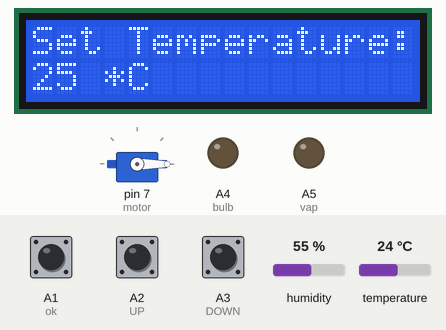
Recording of a sketch running on a simulated Arduino Uno, built with avr-gcc and run on an emulated ATmega328P. Parts: 16×2 character LCD, servo, output pins drawn as LEDs (lit = HIGH). The test bench sets the inputs (shaded band); at power-on: A1 (ok) HIGH, humidity 55 %, temperature 24 °C, A2 (UP) HIGH, A3 (DOWN) HIGH.

Above: at 2.8 s.
2.9 s: A1 (ok) pulled LOW for 1 s
At 5.1 s:
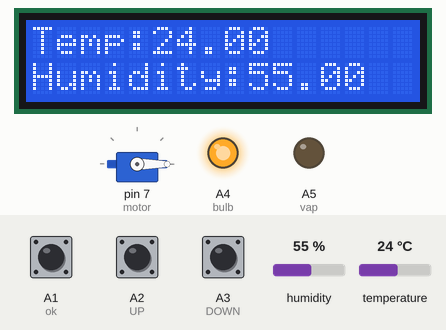
5.4 s: humidity set to 36 %
At 6.2 s:
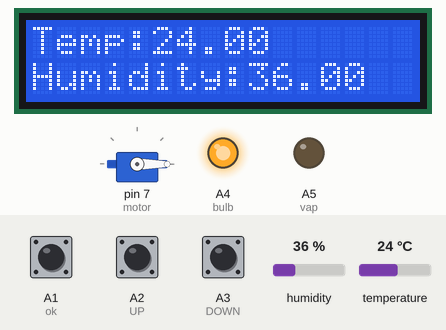
7.0 s: humidity set to 33 %
At 9.5 s:
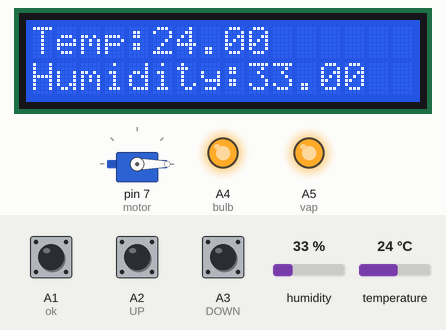
9.8 s: temperature set to 25.3 °C
At 10.9 s:
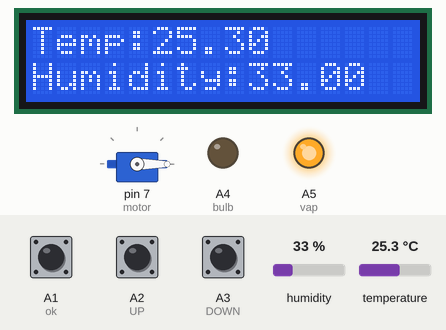
11.7 s: temperature set to 12 °C
At 13.7 s:
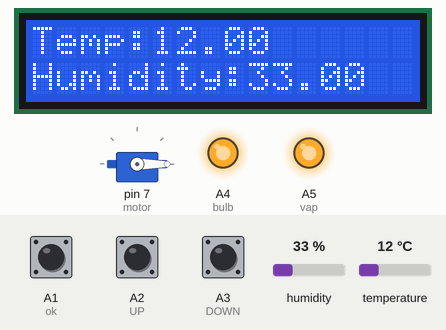
Timing chart, 0 to 14.9 s (numbered marks = the images above; inputs shaded):
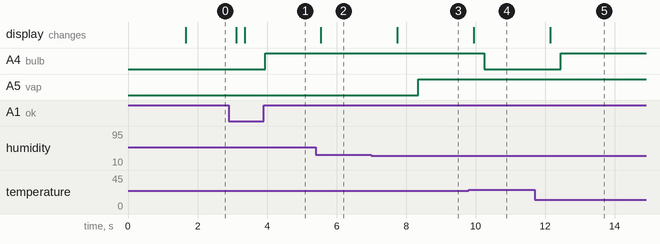

The sketch:

SIH_Function1.ino
```cpp
#include <LiquidCrystal_I2C.h>
LiquidCrystal_I2C lcd(0x27,16,2);
#include <LiquidCrystal.h>
#include <Servo.h>
#include <Wire.h>
#include <dht.h>
#define DHT22 A0
//motor.attach(7);
const int ok = A1;
const int UP = A2;
const int DOWN = A3;
const int bulb = A4;
const int vap = A5;

int ack = 0;
int pos = 0;
int sec = 0;
int Min = 0;
int hrs = 0;

int T_threshold = 25;
int H_threshold = 35;
int SET = 0;
int Direction = 0;
boolean T_condition = true;
boolean H_condition = true;

Servo motor;
dht DHT;
void setup()
{

// initialize the lcd
lcd.init();
lcd.backlight();
pinMode(ok, INPUT);
pinMode(UP, INPUT);
pinMode(DOWN, INPUT);
pinMode(bulb, OUTPUT);
pinMode(vap, OUTPUT);
digitalWrite(bulb, LOW);
digitalWrite(vap, LOW);
digitalWrite(ok, HIGH);
digitalWrite(UP, HIGH);
digitalWrite(DOWN, HIGH);
motor.attach(7);
motor.write(pos);
lcd.begin(16, 2);
Serial.begin(9600);
lcd.setCursor(5, 0);
lcd.print("Digital");
lcd.setCursor(4, 1);
lcd.print("Incubator");
delay(1500);
}
void loop()
{
if (SET == 0)
{
lcd.clear();
lcd.setCursor(0, 0);
lcd.print("Set Temperature:");
lcd.setCursor(0, 1);
lcd.print(T_threshold);
lcd.print(" *C");
while (T_condition)
{
if (digitalRead(UP) == LOW)
{
T_threshold = T_threshold + 1;
lcd.setCursor(0, 1);
lcd.print(T_threshold);
lcd.print(" *C");
delay(200);
}
if (digitalRead(DOWN) == LOW)
{
T_threshold = T_threshold - 1;
lcd.setCursor(0, 1);
lcd.print(T_threshold);
lcd.print(" *C");
delay(200);
}
if (digitalRead(ok) == LOW)
{
delay(200);
T_condition = false;
}
}
lcd.clear();
lcd.setCursor(0, 0);
lcd.print("Set Humidity:");
lcd.setCursor(0, 1);
lcd.print(H_threshold);
lcd.print("%");
delay(100);
while (H_condition)
{
if (digitalRead(UP) == LOW)
{
H_threshold = H_threshold + 1;
lcd.setCursor(0, 1);
lcd.print(H_threshold);
lcd.print("%");
delay(100);
}
if (digitalRead(DOWN) == LOW)
{
H_threshold = H_threshold - 1;
lcd.setCursor(0, 1);
lcd.print(H_threshold);
lcd.print("%");
delay(200);
}
if (digitalRead(ok) == LOW)
{
delay(100);
H_condition = false;
}
}
SET = 1;
}
ack = 0;
int chk = DHT.read22(DHT22);
switch (chk)
{
case DHTLIB_ERROR_CONNECT:
ack = 1;
break;
}
if (ack == 0)
{
lcd.clear();
lcd.setCursor(0, 0);
lcd.print("Temp:");
lcd.print(DHT.temperature);
lcd.setCursor(0, 1);
lcd.print("Humidity:");
lcd.print(DHT.humidity);
if (DHT.temperature >= T_threshold)
{
delay(300);
if (DHT.temperature >= T_threshold)
{
digitalWrite(bulb, LOW);
}
}
if (DHT.humidity >= H_threshold)
{
delay(300);
if (DHT.humidity >= H_threshold)
{
digitalWrite(vap, LOW);
}
}
if (DHT.temperature < T_threshold)
{
delay(300);
if (DHT.temperature < T_threshold)
{
digitalWrite(bulb, HIGH);
}
}
if (DHT.humidity < H_threshold)
{
delay(300);
if (DHT.humidity < H_threshold)
{
digitalWrite(vap, HIGH);
}
}
sec = sec + 1;
if (sec == 60)
{
sec = 0;
Min = Min + 1;
}
if (Min == 60)
{
Min = 0;
hrs = hrs + 1;
}
if (hrs == 8 && Min == 0 && sec == 0)
{
for (pos = 0; pos <= 180; pos += 1)
{
motor.write(pos);
delay(25);
}
}
if (hrs == 16 && Min == 0 && sec == 0)
{
hrs = 0;
for (pos = 180; pos >= 0; pos -= 1)
{
motor.write(pos);
delay(25);
}
}
}
if (ack == 1)
{
lcd.clear();
lcd.setCursor(0, 0);
lcd.print("No Sensor data.");
lcd.setCursor(0, 1);
lcd.print("System Halted.");
digitalWrite(bulb, LOW);
digitalWrite(vap, LOW);
}
delay(100);
}
```

Measured:
- the behaviour switches between 35 and 34 % on humidity (found by bisection; images 2 and 3)
- the behaviour switches between 24.9 and 25 °C on temperature (found by bisection; images 3 and 4)
- after the input at 2.9 s, A4 (bulb): LOW → HIGH after 1.1 s; the display: first changes after 0.22 s (image 1 shows a later state)
- after the input at 5.4 s, the display: changes after 0.15 s (image 2)
- after the input at 7.0 s, A5 (vap): LOW → HIGH after 1.3 s; the display: changes after 0.75 s (image 3)
- after the input at 9.8 s, A4 (bulb): HIGH → LOW after 0.45 s; the display: changes after 0.15 s (image 4)
- after the input at 11.7 s, A4 (bulb): LOW → HIGH after 0.75 s; the display: changes after 0.45 s (image 5)
